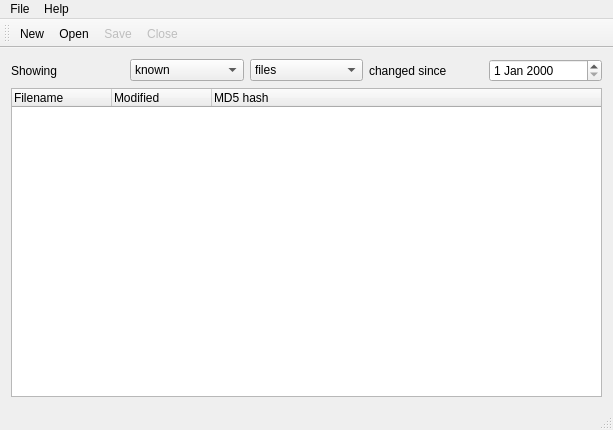
<?xml version="1.0" encoding="UTF-8"?>
<ui version="4.0">
 <class>MainWindow</class>
 <widget class="QMainWindow" name="MainWindow">
  <property name="geometry">
   <rect>
    <x>0</x>
    <y>0</y>
    <width>613</width>
    <height>430</height>
   </rect>
  </property>
  <property name="windowTitle">
   <string>Sgt. Duffy</string>
  </property>
  <property name="windowIcon">
   <iconset resource="Resources.qrc">
    <normaloff>:/icons/Duffy.svg</normaloff>:/icons/Duffy.svg</iconset>
  </property>
  <widget class="QWidget" name="centralWidget">
   <layout class="QVBoxLayout" name="verticalLayout">
    <item>
     <layout class="QHBoxLayout" name="horizontalLayout_2">
      <item>
       <layout class="QHBoxLayout" name="horizontalLayout">
        <item>
         <widget class="QLabel" name="showing">
          <property name="enabled">
           <bool>true</bool>
          </property>
          <property name="text">
           <string>Showing</string>
          </property>
         </widget>
        </item>
        <item>
         <widget class="QComboBox" name="knownToggle">
          <property name="enabled">
           <bool>true</bool>
          </property>
          <item>
           <property name="text">
            <string>known</string>
           </property>
          </item>
          <item>
           <property name="text">
            <string>unknown</string>
           </property>
          </item>
         </widget>
        </item>
        <item>
         <widget class="QComboBox" name="fileType">
          <property name="enabled">
           <bool>true</bool>
          </property>
          <item>
           <property name="text">
            <string>files</string>
           </property>
          </item>
          <item>
           <property name="text">
            <string>executables</string>
           </property>
          </item>
         </widget>
        </item>
        <item>
         <widget class="QLabel" name="changedSince">
          <property name="enabled">
           <bool>true</bool>
          </property>
          <property name="text">
           <string>changed since</string>
          </property>
         </widget>
        </item>
        <item>
         <widget class="QDateEdit" name="dateEdit">
          <property name="enabled">
           <bool>true</bool>
          </property>
         </widget>
        </item>
       </layout>
      </item>
     </layout>
    </item>
    <item>
     <widget class="QTreeWidget" name="treeWidget">
      <property name="enabled">
       <bool>true</bool>
      </property>
      <column>
       <property name="text">
        <string>Filename</string>
       </property>
      </column>
      <column>
       <property name="text">
        <string>Modified</string>
       </property>
      </column>
      <column>
       <property name="text">
        <string>MD5 hash</string>
       </property>
      </column>
     </widget>
    </item>
   </layout>
  </widget>
  <widget class="QMenuBar" name="menuBar">
   <property name="geometry">
    <rect>
     <x>0</x>
     <y>0</y>
     <width>613</width>
     <height>22</height>
    </rect>
   </property>
   <widget class="QMenu" name="menuFile">
    <property name="title">
     <string>File</string>
    </property>
    <addaction name="actionNew"/>
    <addaction name="actionOpen"/>
    <addaction name="actionSave"/>
    <addaction name="actionSave_as"/>
    <addaction name="actionClose"/>
    <addaction name="actionQuit"/>
   </widget>
   <widget class="QMenu" name="menuHelp">
    <property name="title">
     <string>Help</string>
    </property>
    <addaction name="actionHelp_index"/>
    <addaction name="actionAbout_Duffy"/>
   </widget>
   <addaction name="menuFile"/>
   <addaction name="menuHelp"/>
  </widget>
  <widget class="QToolBar" name="mainToolBar">
   <attribute name="toolBarArea">
    <enum>TopToolBarArea</enum>
   </attribute>
   <attribute name="toolBarBreak">
    <bool>false</bool>
   </attribute>
   <addaction name="actionNew"/>
   <addaction name="actionOpen"/>
   <addaction name="actionSave"/>
   <addaction name="actionClose"/>
  </widget>
  <widget class="QStatusBar" name="statusBar"/>
  <action name="actionNew">
   <property name="icon">
    <iconset resource="Resources.qrc">
     <normaloff>:/icons/Document-new.svg</normaloff>:/icons/Document-new.svg</iconset>
   </property>
   <property name="text">
    <string>New</string>
   </property>
  </action>
  <action name="actionOpen">
   <property name="icon">
    <iconset resource="Resources.qrc">
     <normaloff>:/icons/Document-open.svg</normaloff>:/icons/Document-open.svg</iconset>
   </property>
   <property name="text">
    <string>Open</string>
   </property>
  </action>
  <action name="actionSave">
   <property name="enabled">
    <bool>false</bool>
   </property>
   <property name="icon">
    <iconset resource="Resources.qrc">
     <normaloff>:/icons/Document-save.svg</normaloff>:/icons/Document-save.svg</iconset>
   </property>
   <property name="text">
    <string>Save</string>
   </property>
  </action>
  <action name="actionSave_as">
   <property name="enabled">
    <bool>false</bool>
   </property>
   <property name="icon">
    <iconset resource="Resources.qrc">
     <normaloff>:/icons/Document-save-as.svg</normaloff>:/icons/Document-save-as.svg</iconset>
   </property>
   <property name="text">
    <string>Save as</string>
   </property>
  </action>
  <action name="actionClose">
   <property name="enabled">
    <bool>false</bool>
   </property>
   <property name="icon">
    <iconset resource="Resources.qrc">
     <normaloff>:/icons/Document-close.svg</normaloff>:/icons/Document-close.svg</iconset>
   </property>
   <property name="text">
    <string>Close</string>
   </property>
  </action>
  <action name="actionQuit">
   <property name="icon">
    <iconset resource="Resources.qrc">
     <normaloff>:/icons/System-log-out.svg</normaloff>:/icons/System-log-out.svg</iconset>
   </property>
   <property name="text">
    <string>Quit</string>
   </property>
  </action>
  <action name="actionHelp_index">
   <property name="icon">
    <iconset resource="Resources.qrc">
     <normaloff>:/icons/Help-browser.svg</normaloff>:/icons/Help-browser.svg</iconset>
   </property>
   <property name="text">
    <string>Help index</string>
   </property>
  </action>
  <action name="actionAbout_Duffy">
   <property name="icon">
    <iconset resource="Resources.qrc">
     <normaloff>:/icons/Duffy.svg</normaloff>:/icons/Duffy.svg</iconset>
   </property>
   <property name="text">
    <string>About Duffy</string>
   </property>
  </action>
 </widget>
 <layoutdefault spacing="6" margin="11"/>
 <resources>
  <include location="Resources.qrc"/>
 </resources>
 <connections/>
</ui>
